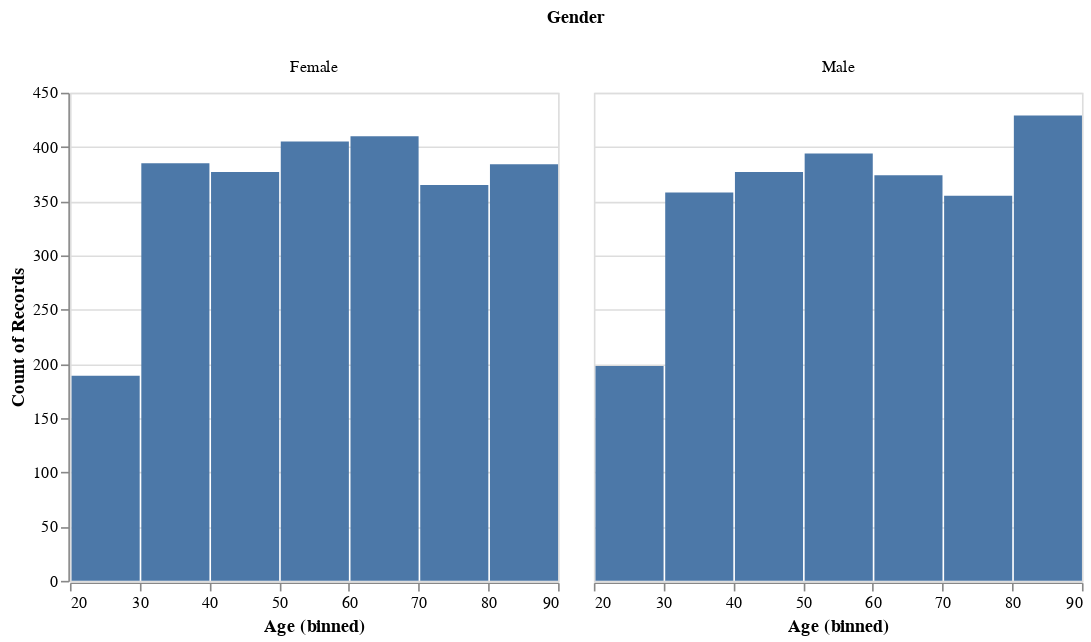

Source (notebook cell):
### Code cell
alt.Chart(df.sample(frac=0.05)).mark_bar().encode(
    alt.X("Age:Q", bin=True),
    alt.Y("count()"),
    alt.Column("Gender:N"),
)

### Figure 1 — Vega-Lite specification as saved in the notebook (floating-point values rounded to 4 significant figures; data arrays with more than 128 entries replaced by an {"elided": "..."} marker saying what was removed)
{"config": {"view": {"continuousWidth": 300, "continuousHeight": 300}}, "data": {"name": "data-203cdbc0eb6b8849304c8f8e36a39157"}, "mark": {"type": "bar"}, "encoding": {"column": {"field": "Gender", "type": "nominal"}, "x": {"bin": true, "field": "Age", "type": "quantitative"}, "y": {"aggregate": "count", "type": "quantitative"}}, "$schema": "https://vega.github.io/schema/vega-lite/v5.20.1.json", "datasets": {"data-203cdbc0eb6b8849304c8f8e36a39157": {"elided": "5000 records"}}}
